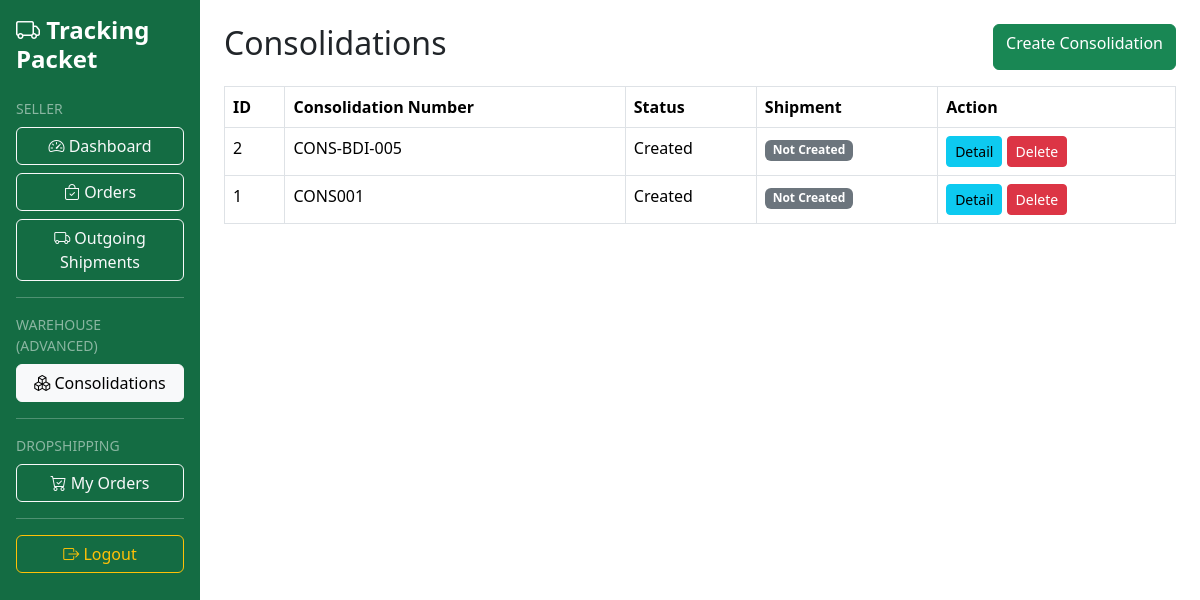
The page /seller/consolidation/index.php (signed in) on the database its author committed.
### tables this page shows
CREATE TABLE `consolidations` (
  `id` int(11) NOT NULL,
  `seller_id` int(11) NOT NULL,
  `consolidation_number` varchar(50) NOT NULL,
  `status` varchar(100) DEFAULT 'Created',
  `created_at` timestamp NOT NULL DEFAULT current_timestamp(),
  `shipment_created` tinyint(1) DEFAULT 0
);

### seller/consolidation/index.php (the view, shortened to what this page needs)
<?php
$user_id = $_SESSION['user_id'];
$result = mysqli_query(
    $conn,
    "SELECT *
     FROM consolidations
     WHERE seller_id='$user_id'
     ORDER BY id DESC"
);
include '../../includes/layout-top.php';
?>
<div class="d-flex justify-content-between mb-3">
    <h2>Consolidations</h2>
    <a
        href="create.php"
        class="btn btn-primary">
        Create Consolidation
    </a>
</div>
<table class="table table-bordered">
    <thead>
        <tr>
            <th>ID</th>
            <th>Consolidation Number</th>
            <th>Status</th>
            <th>Shipment</th>
            <th>Action</th>
        </tr>
    </thead>
    <tbody>
    <?php while($row = mysqli_fetch_assoc($result)) : ?>
        <tr>
            <td>
                <?= $row['id']; ?>
            </td>
            <td>
                <?= $row['consolidation_number']; ?>
            </td>
            <td>
                <?= $row['status']; ?>
            </td>
            <td>
                <?php if($row['shipment_created']) : ?>
                    <span class="badge bg-success">
                        Created
                    </span>
                <?php else : ?>
                    <span class="badge bg-secondary">
                        Not Created
                    </span>
                <?php endif; ?>
            </td>
            <td>
                <a
                    href="detail.php?id=<?= $row['id']; ?>"
                    class="btn btn-sm btn-info">
                    Detail
                </a>
                <a
                    href="delete.php?id=<?= $row['id']; ?>"
                    class="btn btn-sm btn-danger"
                    onclick="return confirm('Delete this consolidation?')">
                    Delete
                </a>
            </td>
        </tr>
    <?php endwhile; ?>
    </tbody>
</table>
<?php include '../../includes/layout-bottom.php'; ?>

### assets/css/custom.css (style rules this page uses)
:root { --primary-green:#198754; --primary-green-dark:#146c43; }
.btn-primary { background-color:var(--primary-green); border-color:var(--primary-green); }
.table thead { background-color:var(--primary-green); color:white; }

### rows shown on the page
consolidations: id "2", consolidation_number "CONS-BDI-005", status "Created", shipment_created "Not Created"
consolidations: id "1", consolidation_number "CONS001", status "Created", shipment_created "Not Created"
